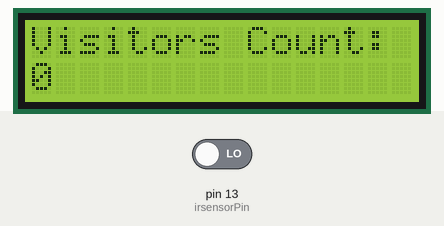
The sketch below on a simulated Arduino Uno, built with avr-gcc and run on an emulated ATmega328P. Parts: 16×2 character LCD. The inputs (shaded band) are chosen by the test bench; at power-on: pin 13 (irsensorPin) LOW.

Above: at 1.2 s.
1.3 s: pin 13 (irsensorPin) driven HIGH
At 1.9 s:
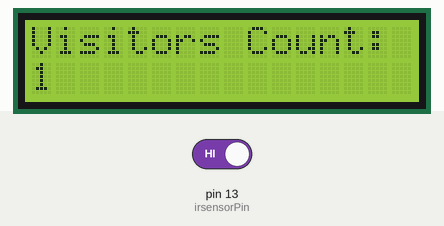
Timing chart, 0 to 4.3 s (numbered marks = the images above; inputs shaded):
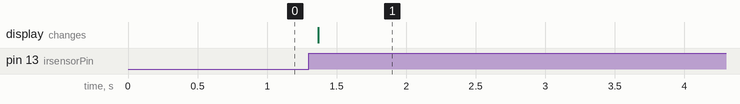

The sketch:

object_detection_counter.ino
```cpp
#include <LiquidCrystal.h>

// LCD pins: RS, EN, D4, D5, D6, D7
LiquidCrystal lcd(12, 11, 5, 4, 3, 2);

const int irsensorPin = 13;
int visitorCount = 0;
bool sensorTriggered = false;

void setup() {
  pinMode(irsensorPin, INPUT);
  lcd.begin(16, 2);
  lcd.setCursor(0, 0);
  lcd.print("Visitors Count:");
  lcd.setCursor(0, 1);
  lcd.print(visitorCount);
}

void loop() {
  int sensorValue = digitalRead(irsensorPin);

  if (sensorValue == HIGH && !sensorTriggered) {
    visitorCount++;
    sensorTriggered = true;

    lcd.setCursor(0, 1);
    lcd.print("                ");
    lcd.setCursor(0, 1);
    lcd.print(visitorCount);

  } else if (sensorValue == LOW) {
    sensorTriggered = false;
  }

  delay(100);  // Small delay to debounce
}
```

Measured:
- after the input at 1.3 s, the display: changes after 0.07 s (image 1)
